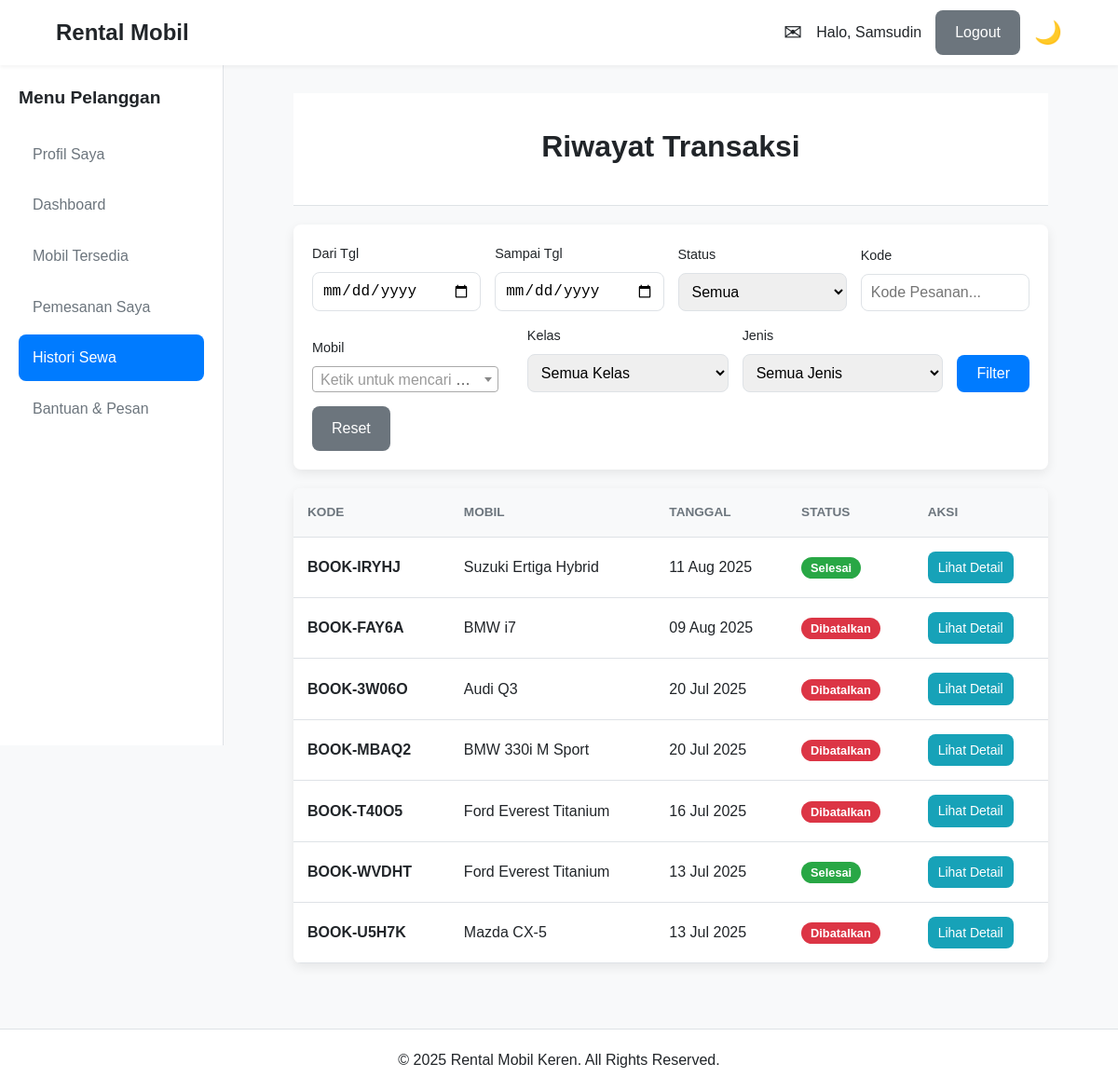
Page /admin/history.php (signed in) on the committed database.
### tables this page shows
CREATE TABLE `pemesanan` (
  `id_pemesanan` int(11) NOT NULL,
  `kode_pemesanan` varchar(10) NOT NULL,
  `id_pengguna` int(11) NOT NULL,
  `id_mobil` int(11) NOT NULL,
  `tanggal_mulai` datetime NOT NULL,
  `tanggal_selesai` datetime NOT NULL,
  `tanggal_pengembalian` datetime DEFAULT NULL,
  `total_biaya` decimal(12,2) NOT NULL,
  `total_denda` decimal(12,2) DEFAULT 0.00,
  `total_biaya_diajukan` decimal(12,2) DEFAULT NULL,
  `status_pemesanan` enum('Menunggu Pembayaran','Menunggu Verifikasi','Dikonfirmasi','Berjalan','Selesai','Dibatalkan','Pengajuan Pembatalan','Pengajuan Ambil Cepat','Menunggu Pembayaran Denda','Pengajuan Ditolak') NOT NULL,
  `alasan_pembatalan` text DEFAULT NULL,
  `rekening_pembatalan` varchar(50) DEFAULT NULL,
  `rating_pengguna` int(1) DEFAULT NULL,
  `review_pelanggan` text DEFAULT NULL,
  `catatan_admin` varchar(255) DEFAULT NULL,
  `waktu_pengambilan` datetime DEFAULT NULL,
  `waktu_pengembalian` datetime DEFAULT NULL,
  `batas_pembayaran` datetime DEFAULT NULL,
  `tgl_mulai_diajukan` datetime DEFAULT NULL,
  `tanggal_pemesanan` timestamp NOT NULL DEFAULT current_timestamp(),
  `updated_at` timestamp NOT NULL DEFAULT current_timestamp() ON UPDATE current_timestamp()
);

CREATE TABLE `mobil` (
  `id_mobil` int(11) NOT NULL,
  `plat_nomor` varchar(10) NOT NULL,
  `merk` varchar(50) NOT NULL,
  `model` varchar(50) NOT NULL,
  `tahun` year(4) NOT NULL,
  `jenis_mobil` varchar(50) DEFAULT NULL,
  `harga_sewa_harian` decimal(10,2) NOT NULL,
  `denda_per_hari` decimal(10,2) NOT NULL,
  `status` enum('Tersedia','Disewa','Perawatan','Tidak Aktif','Dipesan') NOT NULL DEFAULT 'Tersedia',
  `gambar_mobil` varchar(255) DEFAULT NULL,
  `spesifikasi` text DEFAULT NULL,
  `kelas_mobil` enum('Low level','Mid level','High level','Luxury') DEFAULT 'Mid level',
  `updated_at` timestamp NOT NULL DEFAULT current_timestamp() ON UPDATE current_timestamp()
);

### admin/history.php (the view, shortened to what this page needs)
<?php
require_once '../includes/config.php';
require_once '../includes/header.php';
$role_session = $_SESSION['role'];
$id_pengguna_session = $_SESSION['id_pengguna'];
$tgl_awal = $_GET['tgl_awal'] ?? '';
$tgl_akhir = $_GET['tgl_akhir'] ?? '';
$kode_pesanan = $_GET['kode_pesanan'] ?? '';
$sql = "SELECT p.*, pg.nama_lengkap, m.merk, m.model, m.gambar_mobil
        FROM pemesanan p
        JOIN pengguna pg ON p.id_pengguna = pg.id_pengguna
        JOIN mobil m ON p.id_mobil = m.id_mobil
        WHERE 1=1";
$params = [];
if ($role_session === 'Pelanggan') {
    $sql .= " AND p.id_pengguna = ?";
    $params[] = $id_pengguna_session;
}
$sql .= " ORDER BY p.tanggal_pemesanan DESC";
try {
    $stmt = $pdo->prepare($sql);
    $stmt->execute($params);
    $histories = $stmt->fetchAll();
} catch (PDOException $e) { $histories = []; }
?>
<div class="page-header">
    <h1>Riwayat Transaksi</h1>
</div>
<div class="filter-container">
    <form action="" method="GET" class="filter-form">
        <div class="form-group"><label>Dari Tgl</label><input type="date" name="tgl_awal" value="<?= htmlspecialchars($tgl_awal) ?>"></div>
        <div class="form-group"><label>Sampai Tgl</label><input type="date" name="tgl_akhir" value="<?= htmlspecialchars($tgl_akhir) ?>"></div>
        <div class="form-group"><label>Status</label>
            <select name="status"><option value="">Semua</option>
            </select>
        </div>
        <div class="form-group"><label>Kode</label><input type="text" name="kode_pesanan" placeholder="Kode Pesanan..." value="<?= htmlspecialchars($kode_pesanan) ?>"></div>
        <div class="form-group"><label>Mobil</label>
        </div>
        <div class="form-group"><label>Kelas</label>
            <select name="kelas_mobil"><option value="">Semua Kelas</option>
            </select>
        </div>
        <div class="form-group"><label>Jenis</label>
            <select name="jenis"><option value="">Semua Jenis</option>
            </select>
        </div>
        <button type="submit" class="btn btn-primary">Filter</button>
        <a href="history.php" class="btn btn-secondary">Reset</a>
    </form>
</div>
<?php
$live_context = '';
$live_last_update = '';
if ($role_session === 'Pelanggan') {
    $live_context = 'pelanggan_pemesanan';
    $last_update_stmt = $pdo->prepare("SELECT MAX(tanggal_pemesanan) FROM pemesanan WHERE id_pengguna = ?");
    $last_update_stmt->execute([$id_pengguna_session]);
    $live_last_update = $last_update_stmt->fetchColumn();
} else {
    $live_context = 'admin_pemesanan';
    $live_last_update = $pdo->query("SELECT MAX(tanggal_pemesanan) FROM pemesanan")->fetchColumn();
}
?>
<div class="table-container"
     data-live-context="<?= $live_context ?>"
     data-live-total="<?= count($histories) ?>"
     data-live-last-update="<?= $live_last_update ?>">
    <table>
        <thead>
            <tr>
                <th>Kode</th>
                <th>Mobil</th>
                <th>Tanggal</th>
                <th>Status</th>
                <th>Aksi</th>
            </tr>
        </thead>
        <tbody>
            <?php if (!empty($histories)): ?>
                <?php foreach ($histories as $history): ?>
                    <tr>
                        <td><strong><?= htmlspecialchars($history['kode_pemesanan']) ?></strong></td>
                        <td><?= htmlspecialchars($history['merk'] . ' ' . $history['model']) ?></td>
                        <td><?= date('d M Y', strtotime($history['tanggal_pemesanan'])) ?></td>
                        <td><span class="status-badge status-<?= strtolower(str_replace(' ', '-', $history['status_pemesanan'])) ?>"><?= htmlspecialchars($history['status_pemesanan']) ?></span></td>
                        <td>
                            <a href="<?= BASE_URL ?>actions/pemesanan/detail.php?id=<?= $history['id_pemesanan'] ?>" class="btn btn-info btn-sm">Lihat Detail</a>
                        </td>
                    </tr>
                <?php endforeach; ?>
            <?php else: ?>
                <tr><td colspan="7">Tidak ada riwayat yang ditemukan sesuai kriteria.</td></tr>
            <?php endif; ?>
        </tbody>
    </table>
</div>
<?php require_once '../includes/footer.php'; ?>

### assets/css/style.css (style rules this page uses)
:root { --primary-color: #007bff; --secondary-color: #6c757d; --success-color: #28a745; --danger-color: #dc3545; --warning-color: #ffc107; --info-color: #17a2b8; --bg-color: #f8f9fa; --surface-color: #ffffff; --text-color: #212529; --muted-text-color: #6c757d; --border-color: #dee2e6; --font-family: 'Poppins', sans-serif; --header-height: 70px; --sidebar-width: 240px; --border-radius: 8px; --box-shadow: 0 4px 12px rgba(0, 0, 0, 0.08); }
* { margin: 0; padding: 0; box-sizing: border-box; }
body { font-family: var(--font-family); background-color: var(--bg-color); color: var(--text-color); line-height: 1.6; }
a { color: var(--primary-color); text-decoration: none; transition: color 0.2s; }
.btn { display: inline-block; padding: 10px 20px; font-size: 1rem; font-weight: 500; border: 1px solid transparent; border-radius: var(--border-radius); cursor: pointer; transition: all 0.2s; text-align: center; }
.btn-primary { background-color: var(--primary-color); color: #fff; }
.btn-secondary { background-color: var(--secondary-color); color: #fff; }
.btn-sm { padding: 5px 10px; font-size: 0.875rem; }
.form-group { margin-bottom: 20px; }
.form-group label { display: block; margin-bottom: 5px; font-weight: 500; }
.form-group input, .form-group select, .form-group textarea { width: 100%; padding: 12px; border: 1px solid var(--border-color); border-radius: var(--border-radius); font-size: 1rem; }
.table-container { background-color: var(--surface-color); border-radius: var(--border-radius); box-shadow: var(--box-shadow); overflow-x: auto; }
table { width: 100%; border-collapse: collapse; }
th, td { padding: 15px; text-align: left; border-bottom: 1px solid var(--border-color); }
th { background-color: var(--bg-color); font-weight: 600; }
.status-badge { padding: 4px 10px; border-radius: 12px; font-size: 0.8rem; font-weight: 600; color: #fff; text-transform: capitalize; white-space: nowrap; }
.status-tersedia, .status-dikonfirmasi, .status-selesai, .status-diverifikasi, .status-dibalas { background-color: var(--success-color); }
.status-dibatalkan, .status-pengajuan-ditolak, .status-pengajuan-pembatalan { background-color: var(--danger-color); }
.page-header { background-color: var(--surface-color); padding: 2rem 0; text-align: center; margin-bottom: 30px; border-bottom: 1px solid var(--border-color); }
.page-header h1 { margin-bottom: 5px; }
.filter-container { background-color: var(--surface-color); padding: 25px; border-radius: var(--border-radius); margin-bottom: 40px; box-shadow: var(--box-shadow); }
.filter-form { display: flex; align-items: flex-end; gap: 20px; flex-wrap: wrap; }
.filter-form .form-group { margin-bottom: 0; flex: 1 1 180px; }
.filter-form .form-group label { font-weight: 500; font-size: 0.9rem; margin-bottom: 8px; display: block; }
.filter-form input, .filter-form select { width: 100%; padding: 10px; border-radius: var(--border-radius); border: 1px solid var(--border-color); }
.btn-info { background-color: var(--info-color); color: #fff; }

### assets/css/dashboard.css (style rules this page uses)
.page-header { margin-bottom: 20px; }
.table-container { background-color: var(--surface-color); border-radius: var(--border-radius); box-shadow: var(--box-shadow); overflow-x: auto; }
table { width: 100%; border-collapse: collapse; }
th, td { padding: 15px; text-align: left; border-bottom: 1px solid var(--border-color); }
th { font-size: 0.85rem; text-transform: uppercase; color: var(--muted-text-color); }
.filter-container { background-color: var(--surface-color); padding: 20px; border-radius: var(--border-radius); margin-bottom: 20px; box-shadow: var(--box-shadow); }
.filter-form { display: flex; align-items: flex-end; gap: 15px; flex-wrap: wrap; }
.filter-form .form-group { margin-bottom: 0; }

### rows in the picture
pemesanan: kode_pemesanan "BOOK-IRYHJ", id_mobil.model "Suzuki Ertiga Hybrid", tanggal_pemesanan "11 Aug 2025", status_pemesanan "Selesai"
pemesanan: kode_pemesanan "BOOK-FAY6A", id_mobil.model "BMW i7", tanggal_pemesanan "09 Aug 2025", status_pemesanan "Dibatalkan"
pemesanan: kode_pemesanan "BOOK-3W06O", id_mobil.model "Audi Q3", tanggal_pemesanan "20 Jul 2025", status_pemesanan "Dibatalkan"
pemesanan: kode_pemesanan "BOOK-MBAQ2", id_mobil.model "BMW 330i M Sport", tanggal_pemesanan "20 Jul 2025", status_pemesanan "Dibatalkan"
pemesanan: kode_pemesanan "BOOK-T40O5", id_mobil.model "Ford Everest Titanium", tanggal_pemesanan "16 Jul 2025", status_pemesanan "Dibatalkan"
pemesanan: kode_pemesanan "BOOK-WVDHT", id_mobil.model "Ford Everest Titanium", tanggal_pemesanan "13 Jul 2025", status_pemesanan "Selesai"
pemesanan: kode_pemesanan "BOOK-U5H7K", id_mobil.model "Mazda CX-5", tanggal_pemesanan "13 Jul 2025", status_pemesanan "Dibatalkan"

### other values in the picture
$sapaan "Samsudin"
$_SESSION['role'] "Pelanggan"
